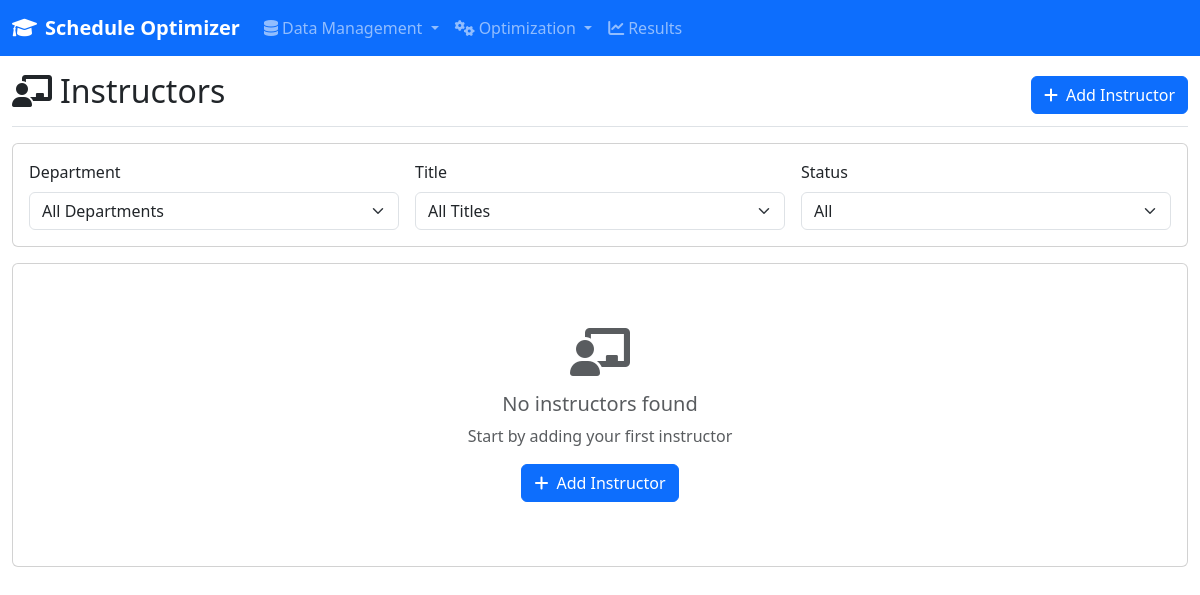
/data/instructors, run on an earlier commit of the app's database.
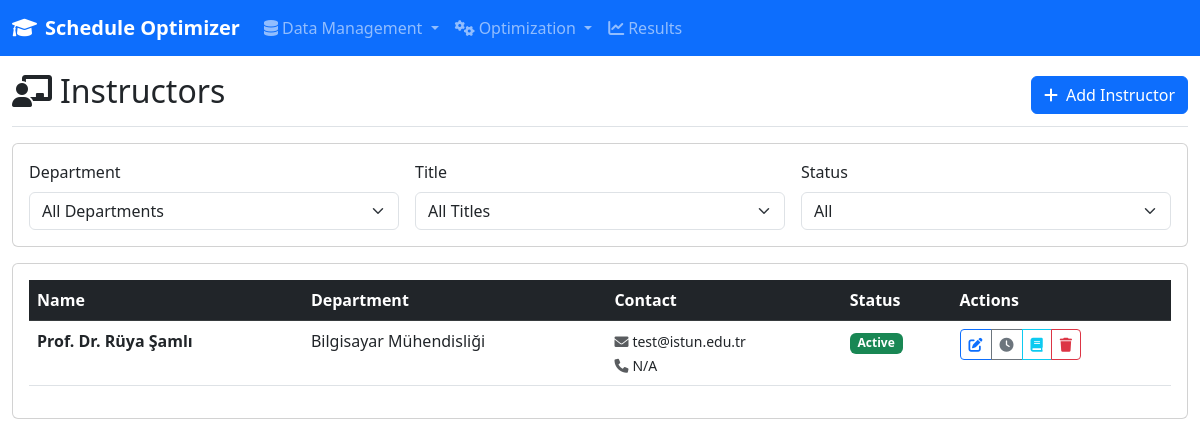
And on a later commit of the database.
### models/database.py (models this page shows, shortened)
class Instructor(db.Model):
    __tablename__ = 'instructors'
    id = db.Column(db.Integer, primary_key=True)
    name = db.Column(db.String(200), nullable=False)
    employee_id = db.Column(db.String(50), nullable=True, unique=True)  # Personel numarası
    email = db.Column(db.String(200), nullable=True)
    phone = db.Column(db.String(20), nullable=True)
    title = db.Column(db.String(50), nullable=True)
    academic_degree = db.Column(db.String(50), nullable=True)  # PhD, MSc, BSc
    department_id = db.Column(db.Integer, db.ForeignKey('departments.id'), nullable=False)
    office_location = db.Column(db.String(100), nullable=True)  # Ofis konumu
    specialization = db.Column(JSON, nullable=True)  # Uzmanlık alanları
    languages = db.Column(JSON, nullable=True)  # Konuştuğu diller
    max_daily_hours = db.Column(db.Integer, nullable=False, default=8)
    max_weekly_hours = db.Column(db.Integer, nullable=False, default=30)
    preferred_days = db.Column(JSON, nullable=True)  # Tercih ettiği günler
    preferred_times = db.Column(JSON, nullable=True)  # Tercih ettiği saatler
    availability = db.Column(JSON, nullable=False)  # 10x5 matrix (saat x gün)
    overtime_rate = db.Column(db.Float, nullable=True)  # Fazla mesai ücreti
    contract_type = db.Column(db.String(50), nullable=False, default='Full-time')  # Full-time, Part-time, Visiting
    start_date = db.Column(db.DateTime, nullable=True)  # İşe başlama tarihi
    end_date = db.Column(db.DateTime, nullable=True)  # Sözleşme bitiş tarihi
    sabbatical_periods = db.Column(JSON, nullable=True)  # Araştırma izni dönemleri
    teaching_load_factor = db.Column(db.Float, nullable=False, default=1.0)  # Ders yükü katsayısı
    research_activities = db.Column(JSON, nullable=True)  # Araştırma faaliyetleri
    is_active = db.Column(db.Boolean, nullable=False, default=True)
    is_available = db.Column(db.Boolean, nullable=False, default=True)
    created_at = db.Column(db.DateTime, default=datetime.utcnow)
    updated_at = db.Column(db.DateTime, default=datetime.utcnow, onupdate=datetime.utcnow)
    lesson_assignments = db.relationship('InstructorLesson', backref='instructor_ref', lazy=True, cascade='all, delete-orphan')

class Department(db.Model):
    __tablename__ = 'departments'
    id = db.Column(db.Integer, primary_key=True)
    name = db.Column(db.String(200), nullable=False, unique=True)
    code = db.Column(db.String(10), nullable=False, unique=True)  # Bölüm kodu (CS, EE, etc.)
    num_grades = db.Column(db.Integer, nullable=False)
    head_of_department = db.Column(db.String(200), nullable=True)  # Bölüm başkanı
    building = db.Column(db.String(100), nullable=True)  # Ana bina
    floor = db.Column(db.Integer, nullable=True)  # Ana kat
    phone = db.Column(db.String(20), nullable=True)
    email = db.Column(db.String(200), nullable=True)
    is_active = db.Column(db.Boolean, default=True)
    created_at = db.Column(db.DateTime, default=datetime.utcnow)
    updated_at = db.Column(db.DateTime, default=datetime.utcnow, onupdate=datetime.utcnow)
    lessons = db.relationship('Lesson', backref='department_ref', lazy=True, cascade='all, delete-orphan')
    instructors = db.relationship('Instructor', backref='department_ref', lazy=True, cascade='all, delete-orphan')

### routes/data_entry.py (the view)
@data_entry_bp.route('/instructors')
def instructors():
    dept_id = request.args.get('department_id', type=int)
    title = request.args.get('title')
    is_active = request.args.get('is_active')
    query = Instructor.query
    if dept_id:
        query = query.filter_by(department_id=dept_id)
    if title:
        query = query.filter_by(title=title)
    if is_active is not None:
        query = query.filter_by(is_active=is_active == 'true')
    instructors = query.order_by(Instructor.department_id, Instructor.title, Instructor.name).all()
    departments = Department.query.order_by(Department.name).all()
    titles = db.session.query(distinct(Instructor.title)).filter(Instructor.title.isnot(None)).all()
    available_titles = [t[0] for t in titles]
    return render_template('data_entry/instructors.html',
                         instructors=instructors,
                         departments=departments,
                         available_titles=available_titles,
                         selected_dept=dept_id,
                         selected_title=title,
                         selected_active=is_active)

### templates/data_entry/instructors.html (shortened to what the changed rows need)
{% extends "base.html" %}
{% block content %}
<div class="col-12">
    <div class="d-flex justify-content-between flex-wrap flex-md-nowrap align-items-center pt-3 pb-2 mb-3 border-bottom">
        <h1 class="h2">
            <i class="fas fa-chalkboard-teacher me-2"></i>Instructors
        </h1>
    </div>
    <div class="card">
        <div class="card-body">
            {% if instructors %}
                <div class="table-responsive">
                    <table class="table table-hover">
                        <thead class="table-dark">
                            <tr>
                                <th>Name</th>
                                <th>Department</th>
                                <th>Contact</th>
                                <th>Status</th>
                                <th>Actions</th>
                            </tr>
                        </thead>
                        <tbody>
                            {% for instructor in instructors %}
                            <tr>
                                <td>
                                    <strong>{{ instructor.title }} {{ instructor.name }}</strong>
                                    <br>
                                </td>
                                <td>{{ instructor.department_ref.name }}</td>
                                <td>
                                    <small>
                                        <i class="fas fa-envelope text-muted me-1"></i>{{ instructor.email or 'N/A' }}
                                        <br>
                                        <i class="fas fa-phone text-muted me-1"></i>{{ instructor.phone or 'N/A' }}
                                    </small>
                                </td>
                                <td>
                                    {% if instructor.is_active %}
                                        <span class="badge bg-success">Active</span>
                                    {% else %}
                                        <span class="badge bg-danger">Inactive</span>
                                    {% endif %}
                                </td>
                                <td>
                                    <div class="btn-group btn-group-sm">
                                        <a href="{{ url_for('data_entry.edit_instructor', instructor_id=instructor.id) }}"
                                           class="btn btn-outline-primary" title="Edit Basic Info">
                                            <i class="fas fa-edit"></i>
                                        </a>
                                        <a href="{{ url_for('data_entry.edit_instructor_availability', instructor_id=instructor.id) }}"
                                           class="btn btn-outline-secondary" title="Set Availability">
                                            <i class="fas fa-clock"></i>
                                        </a>
                                        <a href="{{ url_for('data_entry.instructor_lessons', instructor_id=instructor.id) }}"
                                           class="btn btn-outline-info" title="Manage Lessons">
                                             <i class="fas fa-book"></i>
                                        </a>
                                        <button type="button" class="btn btn-outline-danger"
                                                onclick="confirmDelete('{{ instructor.name }}', '{{ url_for('data_entry.delete_instructor', instructor_id=instructor.id) }}')">
                                            <i class="fas fa-trash"></i>
                                        </button>
                                    </div>
                                </td>
                            </tr>
                            {% endfor %}
                        </tbody>
                    </table>
                </div>
            {% else %}
                <div class="text-center py-5">
                    <i class="fas fa-chalkboard-teacher fa-3x text-muted mb-3"></i>
                    <h5 class="text-muted">No instructors found</h5>
                    <p class="text-muted">Start by adding your first instructor</p>
                    <a href="{{ url_for('data_entry.create_instructor') }}" class="btn btn-primary">
                        <i class="fas fa-plus me-2"></i>Add Instructor
                    </a>
                </div>
            {% endif %}
        </div>
    </div>
</div>
{% endblock %}

What changed in the data, as far as the page shows it:
added Instructor: title "Prof. Dr.", name "Rüya Şamlı", department_ref.name "Bilgisayar Mühendisliği", email "test@istun.edu.tr", phone "N/A", is_active "Active"
Also different on the page:
text no longer shown: "No instructors found Start by adding your first instructor Add Instructor"
text now shown: "Name Department Contact Status Actions"
